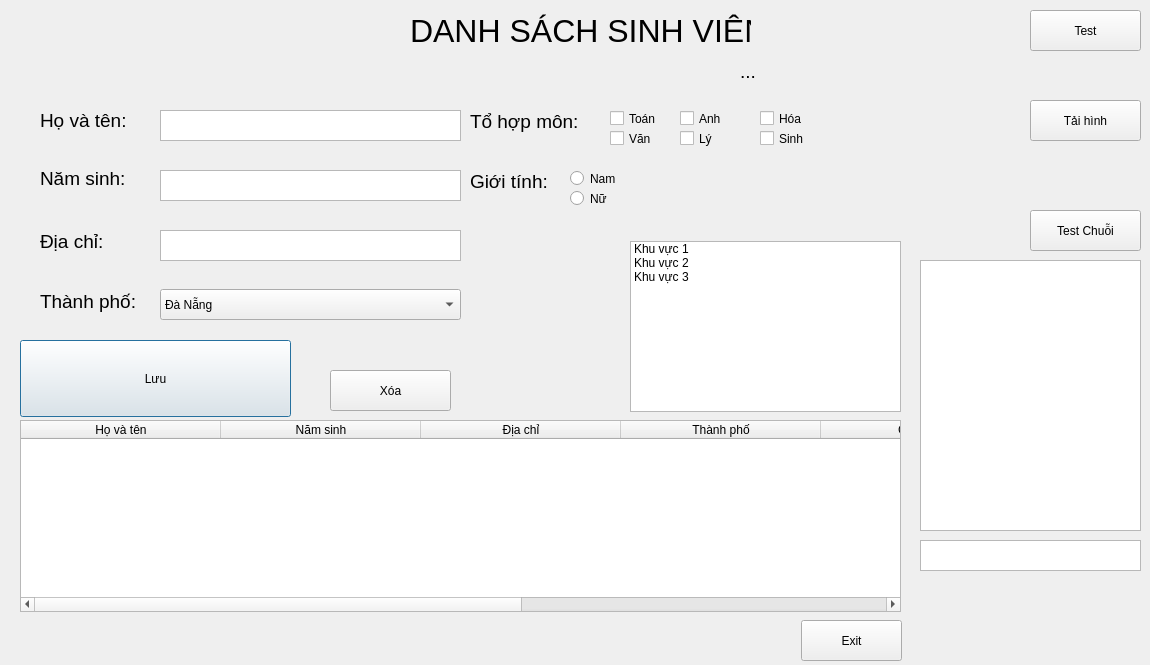
<?xml version="1.0" encoding="UTF-8"?>
<ui version="4.0">
 <class>Dialog</class>
 <widget class="QDialog" name="Dialog">
  <property name="enabled">
   <bool>true</bool>
  </property>
  <property name="geometry">
   <rect>
    <x>0</x>
    <y>0</y>
    <width>1150</width>
    <height>665</height>
   </rect>
  </property>
  <property name="mouseTracking">
   <bool>false</bool>
  </property>
  <property name="windowTitle">
   <string>Dialog</string>
  </property>
  <widget class="QLabel" name="label_HoTen">
   <property name="geometry">
    <rect>
     <x>40</x>
     <y>80</y>
     <width>88</width>
     <height>81</height>
    </rect>
   </property>
   <property name="font">
    <font>
     <pointsize>14</pointsize>
    </font>
   </property>
   <property name="text">
    <string>Họ và tên:</string>
   </property>
  </widget>
  <widget class="QLabel" name="label_CoQuan">
   <property name="geometry">
    <rect>
     <x>410</x>
     <y>10</y>
     <width>341</width>
     <height>41</height>
    </rect>
   </property>
   <property name="font">
    <font>
     <pointsize>24</pointsize>
    </font>
   </property>
   <property name="text">
    <string>DANH SÁCH SINH VIÊN</string>
   </property>
  </widget>
  <widget class="QTextEdit" name="textEdit_HoTen">
   <property name="geometry">
    <rect>
     <x>160</x>
     <y>110</y>
     <width>301</width>
     <height>31</height>
    </rect>
   </property>
   <property name="html">
    <string>&lt;!DOCTYPE HTML PUBLIC &quot;-//W3C//DTD HTML 4.0//EN&quot; &quot;http://www.w3.org/TR/REC-html40/strict.dtd&quot;&gt;
&lt;html&gt;&lt;head&gt;&lt;meta name=&quot;qrichtext&quot; content=&quot;1&quot; /&gt;&lt;style type=&quot;text/css&quot;&gt;
p, li { white-space: pre-wrap; }
&lt;/style&gt;&lt;/head&gt;&lt;body style=&quot; font-family:'MS Shell Dlg 2'; font-size:8.25pt; font-weight:400; font-style:normal;&quot;&gt;
&lt;p style=&quot;-qt-paragraph-type:empty; margin-top:0px; margin-bottom:0px; margin-left:0px; margin-right:0px; -qt-block-indent:0; text-indent:0px;&quot;&gt;&lt;br /&gt;&lt;/p&gt;&lt;/body&gt;&lt;/html&gt;</string>
   </property>
  </widget>
  <widget class="QTextEdit" name="textEdit_NamSinh">
   <property name="geometry">
    <rect>
     <x>160</x>
     <y>170</y>
     <width>301</width>
     <height>31</height>
    </rect>
   </property>
  </widget>
  <widget class="QLabel" name="label_NamSinh">
   <property name="geometry">
    <rect>
     <x>40</x>
     <y>160</y>
     <width>88</width>
     <height>37</height>
    </rect>
   </property>
   <property name="font">
    <font>
     <pointsize>14</pointsize>
    </font>
   </property>
   <property name="text">
    <string>Năm sinh:</string>
   </property>
  </widget>
  <widget class="QLabel" name="label_DiaChi">
   <property name="geometry">
    <rect>
     <x>40</x>
     <y>230</y>
     <width>88</width>
     <height>23</height>
    </rect>
   </property>
   <property name="font">
    <font>
     <pointsize>14</pointsize>
    </font>
   </property>
   <property name="text">
    <string>Địa chỉ:</string>
   </property>
  </widget>
  <widget class="QTextEdit" name="textEdit_DiaChi">
   <property name="geometry">
    <rect>
     <x>160</x>
     <y>230</y>
     <width>301</width>
     <height>31</height>
    </rect>
   </property>
  </widget>
  <widget class="QPushButton" name="pButton_Luu">
   <property name="geometry">
    <rect>
     <x>20</x>
     <y>340</y>
     <width>271</width>
     <height>77</height>
    </rect>
   </property>
   <property name="text">
    <string>Lưu</string>
   </property>
  </widget>
  <widget class="QPushButton" name="pButton_Exit">
   <property name="geometry">
    <rect>
     <x>801</x>
     <y>620</y>
     <width>101</width>
     <height>41</height>
    </rect>
   </property>
   <property name="text">
    <string>Exit</string>
   </property>
  </widget>
  <widget class="QTableWidget" name="tableWidget">
   <property name="geometry">
    <rect>
     <x>20</x>
     <y>420</y>
     <width>881</width>
     <height>192</height>
    </rect>
   </property>
   <attribute name="horizontalHeaderDefaultSectionSize">
    <number>200</number>
   </attribute>
   <column>
    <property name="text">
     <string>Họ và tên</string>
    </property>
    <property name="background">
     <color>
      <red>0</red>
      <green>0</green>
      <blue>0</blue>
     </color>
    </property>
   </column>
   <column>
    <property name="text">
     <string>Năm sinh</string>
    </property>
   </column>
   <column>
    <property name="text">
     <string>Địa chỉ</string>
    </property>
   </column>
   <column>
    <property name="text">
     <string>Thành phố</string>
    </property>
   </column>
   <column>
    <property name="text">
     <string>Giới tính</string>
    </property>
   </column>
   <column>
    <property name="text">
     <string>Tổ hợp môn</string>
    </property>
   </column>
   <column>
    <property name="text">
     <string>Khu vực</string>
    </property>
   </column>
  </widget>
  <widget class="QPushButton" name="pButton_Xoa">
   <property name="geometry">
    <rect>
     <x>330</x>
     <y>370</y>
     <width>121</width>
     <height>41</height>
    </rect>
   </property>
   <property name="text">
    <string>Xóa</string>
   </property>
  </widget>
  <widget class="QComboBox" name="comboBoxThanhpho">
   <property name="geometry">
    <rect>
     <x>160</x>
     <y>289</y>
     <width>301</width>
     <height>31</height>
    </rect>
   </property>
   <item>
    <property name="text">
     <string>Đà Nẵng</string>
    </property>
   </item>
   <item>
    <property name="text">
     <string>Quảng Nam</string>
    </property>
   </item>
   <item>
    <property name="text">
     <string>Quảng Bình</string>
    </property>
   </item>
   <item>
    <property name="text">
     <string>Thừa Thiên Huế</string>
    </property>
   </item>
   <item>
    <property name="text">
     <string>Hồ Chí Minh</string>
    </property>
   </item>
   <item>
    <property name="text">
     <string>Hà Nội</string>
    </property>
   </item>
   <item>
    <property name="text">
     <string>Phú Yên</string>
    </property>
   </item>
   <item>
    <property name="text">
     <string>Khánh Hòa</string>
    </property>
   </item>
   <item>
    <property name="text">
     <string>Đồng Nai</string>
    </property>
   </item>
   <item>
    <property name="text">
     <string>Lạng Sơn</string>
    </property>
   </item>
  </widget>
  <widget class="QLabel" name="label_ThanhPho">
   <property name="geometry">
    <rect>
     <x>40</x>
     <y>290</y>
     <width>111</width>
     <height>23</height>
    </rect>
   </property>
   <property name="font">
    <font>
     <pointsize>14</pointsize>
    </font>
   </property>
   <property name="text">
    <string>Thành phố:</string>
   </property>
  </widget>
  <widget class="QPushButton" name="pButton_Test">
   <property name="geometry">
    <rect>
     <x>1030</x>
     <y>10</y>
     <width>111</width>
     <height>41</height>
    </rect>
   </property>
   <property name="text">
    <string>Test</string>
   </property>
  </widget>
  <widget class="QLabel" name="label_Test">
   <property name="geometry">
    <rect>
     <x>740</x>
     <y>60</y>
     <width>391</width>
     <height>23</height>
    </rect>
   </property>
   <property name="font">
    <font>
     <pointsize>14</pointsize>
    </font>
   </property>
   <property name="text">
    <string>...</string>
   </property>
  </widget>
  <widget class="QCheckBox" name="checkBox_Toan">
   <property name="geometry">
    <rect>
     <x>610</x>
     <y>110</y>
     <width>70</width>
     <height>17</height>
    </rect>
   </property>
   <property name="text">
    <string>Toán</string>
   </property>
  </widget>
  <widget class="QRadioButton" name="radioButtonNam">
   <property name="geometry">
    <rect>
     <x>570</x>
     <y>170</y>
     <width>82</width>
     <height>17</height>
    </rect>
   </property>
   <property name="text">
    <string>Nam</string>
   </property>
  </widget>
  <widget class="QCheckBox" name="checkBox_Van">
   <property name="geometry">
    <rect>
     <x>610</x>
     <y>130</y>
     <width>70</width>
     <height>17</height>
    </rect>
   </property>
   <property name="text">
    <string>Văn</string>
   </property>
  </widget>
  <widget class="QRadioButton" name="radioButtonNu">
   <property name="geometry">
    <rect>
     <x>570</x>
     <y>190</y>
     <width>82</width>
     <height>17</height>
    </rect>
   </property>
   <property name="text">
    <string>Nữ</string>
   </property>
  </widget>
  <widget class="QLabel" name="label_Gioitinh">
   <property name="geometry">
    <rect>
     <x>470</x>
     <y>170</y>
     <width>111</width>
     <height>23</height>
    </rect>
   </property>
   <property name="font">
    <font>
     <pointsize>14</pointsize>
    </font>
   </property>
   <property name="text">
    <string>Giới tính:</string>
   </property>
  </widget>
  <widget class="QLabel" name="label_ToHopMon">
   <property name="geometry">
    <rect>
     <x>470</x>
     <y>110</y>
     <width>131</width>
     <height>23</height>
    </rect>
   </property>
   <property name="font">
    <font>
     <pointsize>14</pointsize>
    </font>
   </property>
   <property name="text">
    <string>Tổ hợp môn:</string>
   </property>
  </widget>
  <widget class="QCheckBox" name="checkBox_Anh">
   <property name="geometry">
    <rect>
     <x>680</x>
     <y>110</y>
     <width>70</width>
     <height>17</height>
    </rect>
   </property>
   <property name="text">
    <string>Anh</string>
   </property>
  </widget>
  <widget class="QCheckBox" name="checkBox_Ly">
   <property name="geometry">
    <rect>
     <x>680</x>
     <y>130</y>
     <width>70</width>
     <height>17</height>
    </rect>
   </property>
   <property name="text">
    <string>Lý</string>
   </property>
  </widget>
  <widget class="QCheckBox" name="checkBox_Hoa">
   <property name="geometry">
    <rect>
     <x>760</x>
     <y>110</y>
     <width>70</width>
     <height>17</height>
    </rect>
   </property>
   <property name="text">
    <string>Hóa</string>
   </property>
  </widget>
  <widget class="QCheckBox" name="checkBox_Sinh">
   <property name="geometry">
    <rect>
     <x>760</x>
     <y>130</y>
     <width>70</width>
     <height>17</height>
    </rect>
   </property>
   <property name="text">
    <string>Sinh</string>
   </property>
  </widget>
  <widget class="QListWidget" name="listWidgetKhuVuc">
   <property name="geometry">
    <rect>
     <x>630</x>
     <y>241</y>
     <width>271</width>
     <height>171</height>
    </rect>
   </property>
   <item>
    <property name="text">
     <string>Khu vực 1</string>
    </property>
   </item>
   <item>
    <property name="text">
     <string>Khu vực 2</string>
    </property>
   </item>
   <item>
    <property name="text">
     <string>Khu vực 3</string>
    </property>
   </item>
  </widget>
  <widget class="QPushButton" name="pButton_TaiHinh">
   <property name="geometry">
    <rect>
     <x>1030</x>
     <y>100</y>
     <width>111</width>
     <height>41</height>
    </rect>
   </property>
   <property name="text">
    <string>Tải hình</string>
   </property>
  </widget>
  <widget class="QLabel" name="label_Hinh">
   <property name="geometry">
    <rect>
     <x>820</x>
     <y>20</y>
     <width>201</width>
     <height>151</height>
    </rect>
   </property>
   <property name="font">
    <font>
     <pointsize>14</pointsize>
    </font>
   </property>
   <property name="text">
    <string/>
   </property>
  </widget>
  <widget class="QTextEdit" name="textEdit_QString">
   <property name="geometry">
    <rect>
     <x>920</x>
     <y>260</y>
     <width>221</width>
     <height>271</height>
    </rect>
   </property>
   <property name="html">
    <string>&lt;!DOCTYPE HTML PUBLIC &quot;-//W3C//DTD HTML 4.0//EN&quot; &quot;http://www.w3.org/TR/REC-html40/strict.dtd&quot;&gt;
&lt;html&gt;&lt;head&gt;&lt;meta name=&quot;qrichtext&quot; content=&quot;1&quot; /&gt;&lt;style type=&quot;text/css&quot;&gt;
p, li { white-space: pre-wrap; }
&lt;/style&gt;&lt;/head&gt;&lt;body style=&quot; font-family:'MS Shell Dlg 2'; font-size:8.25pt; font-weight:400; font-style:normal;&quot;&gt;
&lt;p style=&quot;-qt-paragraph-type:empty; margin-top:0px; margin-bottom:0px; margin-left:0px; margin-right:0px; -qt-block-indent:0; text-indent:0px;&quot;&gt;&lt;br /&gt;&lt;/p&gt;&lt;/body&gt;&lt;/html&gt;</string>
   </property>
  </widget>
  <widget class="QPushButton" name="pButton_QString">
   <property name="geometry">
    <rect>
     <x>1030</x>
     <y>210</y>
     <width>111</width>
     <height>41</height>
    </rect>
   </property>
   <property name="text">
    <string>Test Chuỗi</string>
   </property>
  </widget>
  <widget class="QTextEdit" name="textEdit_Size">
   <property name="geometry">
    <rect>
     <x>920</x>
     <y>540</y>
     <width>221</width>
     <height>31</height>
    </rect>
   </property>
   <property name="html">
    <string>&lt;!DOCTYPE HTML PUBLIC &quot;-//W3C//DTD HTML 4.0//EN&quot; &quot;http://www.w3.org/TR/REC-html40/strict.dtd&quot;&gt;
&lt;html&gt;&lt;head&gt;&lt;meta name=&quot;qrichtext&quot; content=&quot;1&quot; /&gt;&lt;style type=&quot;text/css&quot;&gt;
p, li { white-space: pre-wrap; }
&lt;/style&gt;&lt;/head&gt;&lt;body style=&quot; font-family:'MS Shell Dlg 2'; font-size:8.25pt; font-weight:400; font-style:normal;&quot;&gt;
&lt;p style=&quot;-qt-paragraph-type:empty; margin-top:0px; margin-bottom:0px; margin-left:0px; margin-right:0px; -qt-block-indent:0; text-indent:0px;&quot;&gt;&lt;br /&gt;&lt;/p&gt;&lt;/body&gt;&lt;/html&gt;</string>
   </property>
  </widget>
 </widget>
 <resources/>
 <connections/>
</ui>
